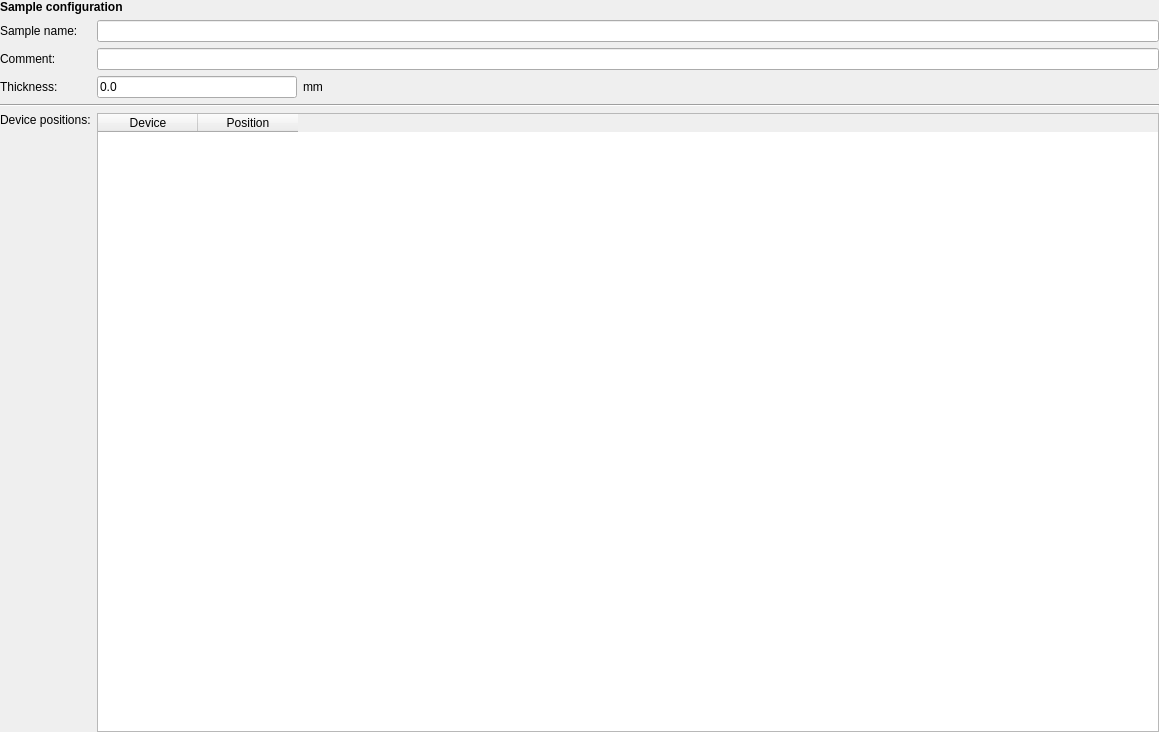
<?xml version="1.0" encoding="UTF-8"?>
<ui version="4.0">
 <class>Form</class>
 <widget class="QWidget" name="Form">
  <property name="geometry">
   <rect>
    <x>0</x>
    <y>0</y>
    <width>1159</width>
    <height>732</height>
   </rect>
  </property>
  <property name="windowTitle">
   <string>Form</string>
  </property>
  <layout class="QHBoxLayout" name="horizontalLayout">
   <property name="leftMargin">
    <number>0</number>
   </property>
   <property name="topMargin">
    <number>0</number>
   </property>
   <property name="rightMargin">
    <number>0</number>
   </property>
   <property name="bottomMargin">
    <number>0</number>
   </property>
   <item>
    <layout class="QGridLayout" name="gridLayout">
     <item row="2" column="0">
      <widget class="QLabel" name="label_6">
       <property name="text">
        <string>Comment:</string>
       </property>
      </widget>
     </item>
     <item row="1" column="1">
      <widget class="QLineEdit" name="nameBox"/>
     </item>
     <item row="3" column="0">
      <widget class="QLabel" name="label_7">
       <property name="text">
        <string>Thickness:</string>
       </property>
      </widget>
     </item>
     <item row="2" column="1">
      <widget class="QLineEdit" name="commentBox"/>
     </item>
     <item row="5" column="0">
      <layout class="QVBoxLayout" name="verticalLayout">
       <item>
        <widget class="QLabel" name="label_3">
         <property name="text">
          <string>Device positions:</string>
         </property>
        </widget>
       </item>
       <item>
        <spacer name="verticalSpacer">
         <property name="orientation">
          <enum>Qt::Vertical</enum>
         </property>
         <property name="sizeHint" stdset="0">
          <size>
           <width>20</width>
           <height>40</height>
          </size>
         </property>
        </spacer>
       </item>
      </layout>
     </item>
     <item row="3" column="1">
      <layout class="QHBoxLayout" name="horizontalLayout_4">
       <item>
        <widget class="QLineEdit" name="thickBox">
         <property name="maximumSize">
          <size>
           <width>200</width>
           <height>16777215</height>
          </size>
         </property>
         <property name="text">
          <string>0.0</string>
         </property>
        </widget>
       </item>
       <item>
        <widget class="QLabel" name="label_9">
         <property name="text">
          <string>mm</string>
         </property>
        </widget>
       </item>
       <item>
        <spacer name="horizontalSpacer_6">
         <property name="orientation">
          <enum>Qt::Horizontal</enum>
         </property>
         <property name="sizeHint" stdset="0">
          <size>
           <width>40</width>
           <height>20</height>
          </size>
         </property>
        </spacer>
       </item>
      </layout>
     </item>
     <item row="5" column="1">
      <layout class="QVBoxLayout" name="verticalLayout_2">
       <item>
        <widget class="QTableWidget" name="posTbl">
         <column>
          <property name="text">
           <string>Device</string>
          </property>
         </column>
         <column>
          <property name="text">
           <string>Position</string>
          </property>
         </column>
        </widget>
       </item>
      </layout>
     </item>
     <item row="6" column="1">
      <layout class="QHBoxLayout" name="horizontalLayout_3"/>
     </item>
     <item row="4" column="0" colspan="2">
      <widget class="Line" name="line_3">
       <property name="orientation">
        <enum>Qt::Horizontal</enum>
       </property>
      </widget>
     </item>
     <item row="0" column="0" colspan="2">
      <widget class="QLabel" name="whatLbl">
       <property name="font">
        <font>
         <weight>75</weight>
         <bold>true</bold>
        </font>
       </property>
       <property name="text">
        <string>Sample configuration</string>
       </property>
      </widget>
     </item>
     <item row="1" column="0">
      <widget class="QLabel" name="label_2">
       <property name="text">
        <string>Sample name:</string>
       </property>
      </widget>
     </item>
    </layout>
   </item>
  </layout>
 </widget>
 <tabstops>
  <tabstop>nameBox</tabstop>
  <tabstop>commentBox</tabstop>
  <tabstop>posTbl</tabstop>
  <tabstop>thickBox</tabstop>
 </tabstops>
 <resources/>
 <connections/>
</ui>
